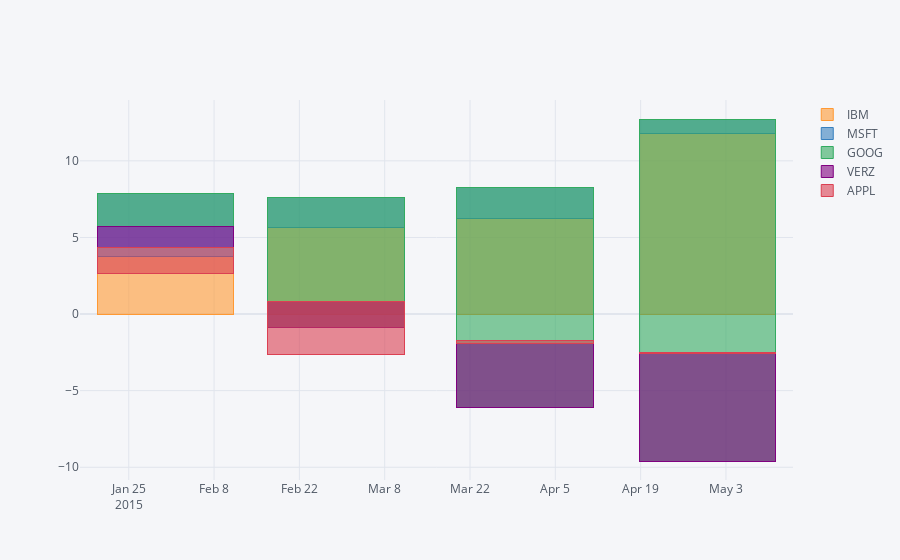

The cell this chart's notebook holds for it:
### Code cell
df.resample('M').mean().iplot(kind='bar',barmode='stack',filename='Tutorial Bar Stacked')

### Figure 1 — Plotly figure (JSON) as saved in the notebook; plotly's stock layout.template omitted (floating-point values rounded to 4 significant figures)
{"data": [{"marker": {"color": "rgba(255, 153, 51, 0.6)", "line": {"color": "rgba(255, 153, 51, 1.0)", "width": 1}}, "name": "IBM", "orientation": "v", "text": "", "type": "bar", "x": ["2015-01-31", "2015-02-28", "2015-03-31", "2015-04-30"], "y": [3.73, 5.648, 6.213, 11.77]}, {"marker": {"color": "rgba(55, 128, 191, 0.6)", "line": {"color": "rgba(55, 128, 191, 1.0)", "width": 1}}, "name": "MSFT", "orientation": "v", "text": "", "type": "bar", "x": ["2015-01-31", "2015-02-28", "2015-03-31", "2015-04-30"], "y": [4.16, 1.981, 2.027, 0.9576]}, {"marker": {"color": "rgba(50, 171, 96, 0.6)", "line": {"color": "rgba(50, 171, 96, 1.0)", "width": 1}}, "name": "GOOG", "orientation": "v", "text": "", "type": "bar", "x": ["2015-01-31", "2015-02-28", "2015-03-31", "2015-04-30"], "y": [-2.19, -8.519, -14.35, -22.32]}, {"marker": {"color": "rgba(128, 0, 128, 0.6)", "line": {"color": "rgba(128, 0, 128, 1.0)", "width": 1}}, "name": "VERZ", "orientation": "v", "text": "", "type": "bar", "x": ["2015-01-31", "2015-02-28", "2015-03-31", "2015-04-30"], "y": [-1.355, 1.696, 4.182, 7.034]}, {"marker": {"color": "rgba(219, 64, 82, 0.6)", "line": {"color": "rgba(219, 64, 82, 1.0)", "width": 1}}, "name": "APPL", "orientation": "v", "text": "", "type": "bar", "x": ["2015-01-31", "2015-02-28", "2015-03-31", "2015-04-30"], "y": [-1.679, -3.424, 0.1967, 0.06131]}], "layout": {"barmode": "stack", "legend": {"bgcolor": "#F5F6F9", "font": {"color": "#4D5663"}, "traceorder": "normal"}, "paper_bgcolor": "#F5F6F9", "plot_bgcolor": "#F5F6F9", "title": {"font": {"color": "#4D5663"}}, "xaxis": {"gridcolor": "#E1E5ED", "showgrid": true, "tickfont": {"color": "#4D5663"}, "title": {"font": {"color": "#4D5663"}, "text": ""}, "zerolinecolor": "#E1E5ED"}, "yaxis": {"gridcolor": "#E1E5ED", "showgrid": true, "tickfont": {"color": "#4D5663"}, "title": {"font": {"color": "#4D5663"}, "text": ""}, "zerolinecolor": "#E1E5ED"}}}
